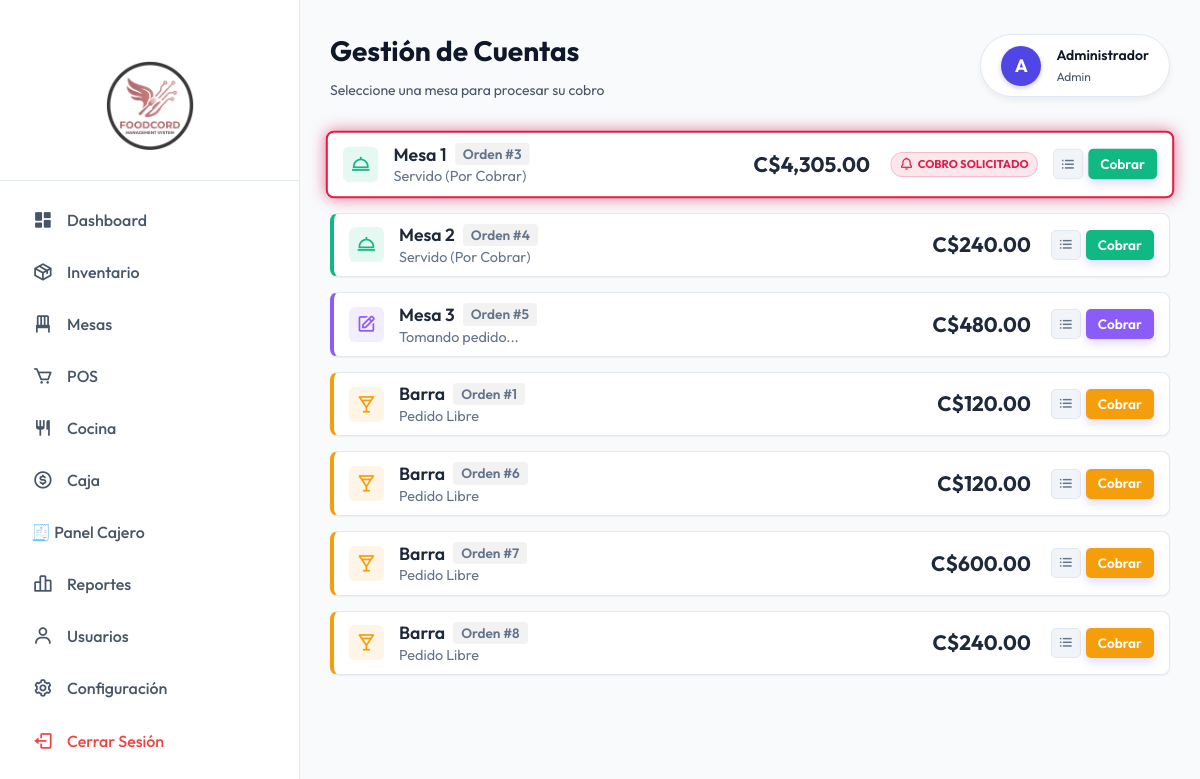
The app's page /cuentas.php (signed in) with its own data.
### tables this page shows
CREATE TABLE IF NOT EXISTS modules (
    id INT AUTO_INCREMENT PRIMARY KEY,
    module_key VARCHAR(50) UNIQUE NOT NULL,
    name VARCHAR(100) NOT NULL,
    icon VARCHAR(10) DEFAULT '',
    file_path VARCHAR(100) NOT NULL,
    display_order INT DEFAULT 0,
    is_active TINYINT(1) DEFAULT 1,
    created_at TIMESTAMP DEFAULT CURRENT_TIMESTAMP
);

CREATE TABLE `roles` (
  `id` int(11) NOT NULL AUTO_INCREMENT,
  `name` varchar(50) NOT NULL,
  PRIMARY KEY (`id`),
  UNIQUE KEY `name` (`name`)
);

CREATE TABLE `orders` (
  `id` int(11) NOT NULL AUTO_INCREMENT,
  `table_id` int(11) NOT NULL,
  `user_id` int(11) NOT NULL,
  `total` decimal(10,2) NOT NULL DEFAULT 0.00,
  `status` enum('pending','completed','cancelled','draft','preparing','ready','picked_up','delivered') DEFAULT 'draft',
  `date_created` timestamp NOT NULL DEFAULT current_timestamp(),
  `payment_requested` tinyint(1) DEFAULT 0,
  PRIMARY KEY (`id`),
  KEY `table_id` (`table_id`),
  KEY `user_id` (`user_id`),
  CONSTRAINT `orders_ibfk_1` FOREIGN KEY (`table_id`) REFERENCES `tables` (`id`) ON UPDATE CASCADE,
  CONSTRAINT `orders_ibfk_2` FOREIGN KEY (`user_id`) REFERENCES `users` (`id`) ON UPDATE CASCADE
);

CREATE TABLE `tables` (
  `id` int(11) NOT NULL AUTO_INCREMENT,
  `name` varchar(50) NOT NULL,
  `status` enum('available','occupied','reserved') DEFAULT 'available',
  PRIMARY KEY (`id`),
  UNIQUE KEY `name` (`name`)
);

### includes/modules_helper.php (called while the page is built, shortened)
<?php
function getUserModules($pdo, $role_id)
{
    try {
        $stmt = $pdo->prepare('
            SELECT m.*
            FROM modules m
            INNER JOIN role_modules rm ON m.id = rm.module_id
            WHERE rm.role_id = ? AND m.is_active = 1
            ORDER BY m.display_order ASC
        ');
        $stmt->execute([$role_id]);
        return $stmt->fetchAll(PDO::FETCH_ASSOC);
    } catch (Exception $e) {
        return [];
    }
}

### cuentas.php (the view, shortened to what this page needs)
<?php
require_once __DIR__ . '/config/db.php';
require_once __DIR__ . '/includes/modules_helper.php';
$stmt = $pdo->prepare('SELECT name FROM roles WHERE id = ?');
$stmt->execute([$_SESSION['role_id']]);
$user_role_name = $stmt->fetchColumn() ?: 'Usuario';
$stmt = $pdo->query('
    SELECT t.*,
           o.id as order_id,
           o.total as order_total,
           o.status as order_status,
           o.payment_requested,
           u.name as waiter_name
    FROM tables t
    JOIN orders o ON t.id = o.table_id
        AND o.status IN ("draft", "pending", "preparing", "ready", "picked_up", "delivered")
    LEFT JOIN users u ON o.user_id = u.id
    ORDER BY t.id ASC
');
$tables = $stmt->fetchAll(PDO::FETCH_ASSOC);
$accounts = [];
foreach ($tables as $t) {
    $type = 'mesa';
    if (strtolower($t['name']) === 'barra' || strtolower($t['name']) === 'pedido libre') {
        $type = 'libre';
    }
    $accounts[] = [
        'type' => $type,
        'id' => $t['id'],
        'name' => $t['name'],
        'order_id' => $t['order_id'],
        'total' => $t['order_total'],
        'status' => $t['order_status'],
        'payment_requested' => $t['payment_requested'],
        'waiter' => $t['waiter_name'],
        'link' => "ver_pedido.php?table={$t['id']}&view=payment"
    ];
}
include __DIR__ . '/includes/header.php';
?>
<div class="dashboard-wrapper">
    <?php include __DIR__ . '/includes/sidebar.php'; ?>
    <main class="main-content">
        <div class="page-header">
            <div>
                <h1>Gestión de Cuentas</h1>
                <p>Seleccione una mesa para procesar su cobro</p>
            </div>
            <div class="user-profile-header">
                <div class="user-avatar">
                    <?= strtoupper(substr($_SESSION['name'], 0, 1)) ?>
                </div>
                <div class="user-details">
                    <span class="user-name">
                        <?= htmlspecialchars($_SESSION['name']) ?>
                    </span>
                    <span class="user-role">
                        <?= htmlspecialchars($user_role_name) ?>
                    </span>
                </div>
            </div>
        </div>
        <div class="tables-list">
            <?php foreach ($accounts as $account):
                $status = $account['status'] ?? null;
                $hasOrder = isset($account['has_order']) ? $account['has_order'] : (!empty($account['order_id']));
                $cardClass = 'available';
                $statusLabel = 'Disponible';
                $icon = 'bx-store-alt';
                if ($hasOrder) {
                    $cardClass = 'occupied';
                    $statusLabel = 'Ocupada';
                    $icon = 'bx-restaurant';
                    if ($account['type'] === 'libre') {
                        $cardClass = 'libre';
                        $statusLabel = 'Pedido Libre';
                        $icon = 'bx-drink';
                    } elseif ($account['type'] === 'pedidosya') {
                        $cardClass = 'pedidosya';
                        $statusLabel = 'Delivery';
                        $icon = 'bx-cycling';
                    } else {
                        if ($status === 'delivered') {
                            $cardClass = 'ready';
                            $statusLabel = 'Servido (Por Cobrar)';
                            $icon = 'bx-dish';
                        } elseif ($status === 'draft') {
                            $statusLabel = 'Tomando pedido...';
                            $icon = 'bx-edit';
                        }
                    }
                }
                ?>
                <div class="table-row table-<?= $cardClass ?> <?= !empty($account['payment_requested']) ? 'payment-requested' : '' ?>">
                    <div class="row-section-info">
                        <div class="row-icon"><i class='bx <?= $icon ?>'></i></div>
                        <div class="row-details">
                            <div class="row-name">
                                <?= htmlspecialchars($account['name']) ?>
                                <?php if ($hasOrder): ?><span
                                        class="badge">Orden #<?= $account['order_id'] ?></span><?php endif; ?>
                            </div>
                            <div class="row-status">
                                <span><?= $statusLabel ?></span>
                            </div>
                        </div>
                    </div>
                    <div class="row-section-total">
                        <?php if ($hasOrder): ?>
                            <span class="total-amount">C$<?= number_format($account['total'], 2) ?></span>
                        <?php else: ?>
                            <span class="total-empty">--</span>
                        <?php endif; ?>
                    </div>
                    <div class="row-section-actions">
                        <?php if (!empty($account['payment_requested'])): ?>
                            <div style="display: flex; align-items: center; background: rgba(225, 29, 72, 0.1); color: #e11d48; padding: 3px 8px; border-radius: 12px; font-size: 0.7rem; font-weight: 700; margin-right: 10px; animation: pulse 2s infinite; border: 1px solid rgba(225, 29, 72, 0.2); white-space: nowrap;">
                                <i class='bx bx-bell bx-tada' style="margin-right: 4px; font-size: 0.9rem;"></i> COBRO SOLICITADO
                            </div>
                        <?php endif; ?>
                        <?php if ($hasOrder): ?>
                            <?php if ($account['type'] !== 'pedidosya'): ?>
                                <button type="button" onclick="showOrderSummary(<?= $account['order_id'] ?>)"
                                    class="btn btn-sm btn-info icon-only">
                                    <i class='bx bx-list-ul'></i>
                                </button>
                            <?php endif; ?>
                            <a href="<?= $account['link'] ?>" class="btn btn-sm btn-primary action-btn">
                                <?php if ($account['type'] === 'pedidosya'): ?>
                                    Ver Factura
                                <?php else: ?>
                                    Cobrar
                                <?php endif; ?>
                            </a>
                        <?php endif; ?>
                    </div>
                </div>
            <?php endforeach; ?>
        </div>
    </main>
</div>
<?php include __DIR__ . '/includes/footer.php'; ?>

### includes/sidebar.php (shortened to what this page needs)
<?php
require_once __DIR__ . '/modules_helper.php';
$company_name = 'Sistema Pizzería';
$company_logo = '';
try {
    $stmt = $pdo->query("SHOW TABLES LIKE 'settings'");
    if ($stmt->rowCount() > 0) {
        $stmt = $pdo->prepare("SELECT setting_key, setting_value FROM settings WHERE setting_key IN ('company_name', 'company_logo', 'show_company_name')");
        $stmt->execute();
        $settings = $stmt->fetchAll(PDO::FETCH_KEY_PAIR);
        if (!empty($settings['company_name'])) {
            $company_name = $settings['company_name'];
        }
        if (!empty($settings['company_logo'])) {
            $company_logo = $settings['company_logo'];
        }
    }
} catch (Exception $e) {
}
$current_page = basename($_SERVER['PHP_SELF']);
$user_modules = [];
if (modulesTableExists($pdo)) {
    $user_modules = getUserModules($pdo, $_SESSION['role_id']);
}
$use_legacy = empty($user_modules);
function getIcon($page)
{
    switch ($page) {
        case 'inicio.php':
            return "<i class='bx bxs-dashboard'></i>";
        case 'productos.php':
            return "<i class='bx bx-package'></i>";
        case 'mesas.php':
            return "<i class='bx bx-chair'></i>";
        case 'venta.php':
            return "<i class='bx bx-cart'></i>";
        case 'cocina.php':
            return "<i class='bx bx-restaurant'></i>";
        case 'caja.php':
            return "<i class='bx bx-dollar-circle'></i>";
        case 'reportes.php':
            return "<i class='bx bx-bar-chart-alt-2'></i>";
        case 'usuarios.php':
            return "<i class='bx bx-user'></i>";
        case 'configuracion.php':
            return "<i class='bx bx-cog'></i>";
        default:
            return "<i class='bx bx-circle'></i>";
    }
}
?>
<aside class="sidebar">
    <div class="sidebar-header">
        <?php if ($company_logo): ?>
            <div class="logo-container">
                <img src="<?= htmlspecialchars($company_logo) ?>?v=<?= time() ?>" alt="Logo" class="sidebar-logo">
            </div>
        <?php else: ?>
            <h2><i class='bx bx-dish' style="color: var(--fc-primary);"></i> <?= htmlspecialchars($company_name) ?></h2>
        <?php endif; ?>
    </div>
    <ul class="sidebar-menu">
        <?php if ($use_legacy): ?>
            <?php if ($_SESSION['role_id'] == 1 || $_SESSION['role_id'] == 5):  ?>
                <li><a href="inicio.php"
                        class="<?= $current_page == 'inicio.php' ? 'active' : '' ?>"><?= getIcon('inicio.php') ?> Dashboard</a>
                </li>
                <li><a href="productos.php"
                        class="<?= $current_page == 'productos.php' ? 'active' : '' ?>"><?= getIcon('productos.php') ?>
                        Menú</a>
                </li>
                <li><a href="inventario_insumos.php"
                        class="<?= $current_page == 'inventario_insumos.php' ? 'active' : '' ?>"><?= getIcon('inventario_insumos.php') ?>
                        Insumos</a></li>
                <li><a href="gestion_recetas.php"
                        class="<?= $current_page == 'gestion_recetas.php' ? 'active' : '' ?>"><?= getIcon('gestion_recetas.php') ?>
                        Recetas/Costos</a></li>
            <?php endif; ?>
            <?php if ($_SESSION['role_id'] == 1 || $_SESSION['role_id'] == 5 || $_SESSION['role_id'] == 2):  ?>
                <li><a href="mesas.php" class="<?= $current_page == 'mesas.php' ? 'active' : '' ?>"><?= getIcon('mesas.php') ?>
                        Mesas</a></li>
            <?php endif; ?>
            <?php if ($_SESSION['role_id'] == 1 || $_SESSION['role_id'] == 5):  ?>
                <!-- <li><a href="mesas.php?tab=libre"
                        class="<?= $current_page == 'venta.php' ? 'active' : '' ?>"><?= getIcon('venta.php') ?>
                        POS</a></li> -->
                <li><a href="cocina.php"
                        class="<?= $current_page == 'cocina.php' ? 'active' : '' ?>"><?= getIcon('cocina.php') ?> Cocina</a>
                </li>
                <li><a href="caja.php" class="<?= $current_page == 'caja.php' ? 'active' : '' ?>"><?= getIcon('caja.php') ?>
                        Caja</a></li>
                <li><a href="cuentas.php" class="<?= $current_page == 'cuentas.php' ? 'active' : '' ?>"><i
                            class='bx bx-receipt'></i>
                        Cuentas</a></li>
                <li><a href="pedidosya.php"
                        class="<?= $current_page == 'pedidosya.php' || $current_page == 'factura_pedidosya.php' ? 'active' : '' ?>"><?= getIcon('pedidosya.php') ?>
                        PedidosYa</a></li>
                <li><a href="reportes.php"
                        class="<?= $current_page == 'reportes.php' ? 'active' : '' ?>"><?= getIcon('reportes.php') ?>
                        Reportes</a></li>
                <li><a href="usuarios.php"
                        class="<?= $current_page == 'usuarios.php' ? 'active' : '' ?>"><?= getIcon('usuarios.php') ?>
                        Usuarios</a></li>
                <li><a href="configuracion.php"
                        class="<?= $current_page == 'configuracion.php' ? 'active' : '' ?>"><?= getIcon('configuracion.php') ?>
                        Configuración</a></li>
            <?php endif; ?>
        <?php else: ?>
            <?php foreach ($user_modules as $module): ?>
                <?php
                if (
                    strpos($module['module_key'], 'config_') === 0 ||
                    in_array($module['module_key'], ['inventory_edit', 'inventory_delete', 'pedido_libre', 'pedidosya'])
                ) {
                    continue;
                }
                $is_active = ($current_page == $module['file_path']);
                $mappedIcon = getIcon($module['file_path']);
                if (strpos($mappedIcon, 'bx-circle') !== false && !empty($module['icon'])) {
                    $mappedIcon = $module['icon'];
                }
                ?>
                <li>
                    <a href="<?= htmlspecialchars($module['file_path']) ?>" class="<?= $is_active ? 'active' : '' ?>">
                        <?= $mappedIcon ?>         <?= htmlspecialchars($module['name']) ?>
                    </a>
                </li>
            <?php endforeach; ?>
        <?php endif; ?>
        <li><a href="salir.php" class="logout-link"><i class='bx bx-log-out'></i> Cerrar Sesión</a></li>
    </ul>
</aside>

### records on screen
modules: file_path "inicio.php" (drawn), name "Dashboard"
modules: file_path "productos.php" (drawn), name "Inventario"
modules: file_path "mesas.php" (drawn), name "Mesas"
modules: file_path "venta.php" (drawn), name "POS"
modules: file_path "cocina.php" (drawn), name "Cocina"
modules: file_path "caja.php" (drawn), name "Caja"
modules: icon "🧾", name "Panel Cajero"
modules: file_path "reportes.php" (drawn), name "Reportes"
modules: file_path "usuarios.php" (drawn), name "Usuarios"
modules: name "Configuración"
roles: name "Admin"
orders: table.name "Mesa 1", id "3", status "Servido (Por Cobrar)", total "4,305.00", payment_requested 1 (drawn)
orders: table.name "Mesa 2", id "4", status "Servido (Por Cobrar)", total "240.00"
orders: table.name "Mesa 3", id "5", status "Tomando pedido...", total "480.00"
orders: table.name "Barra", id "1", statusLabel "Pedido Libre", total "120.00"
orders: table.name "Barra", id "6", statusLabel "Pedido Libre", total "120.00"
orders: table.name "Barra", id "7", statusLabel "Pedido Libre", total "600.00"
orders: table.name "Barra", id "8", statusLabel "Pedido Libre", total "240.00"

### other values on screen
substr($_SESSION['name'], 0, 1) "A"
$_SESSION['name'] "Administrador"
